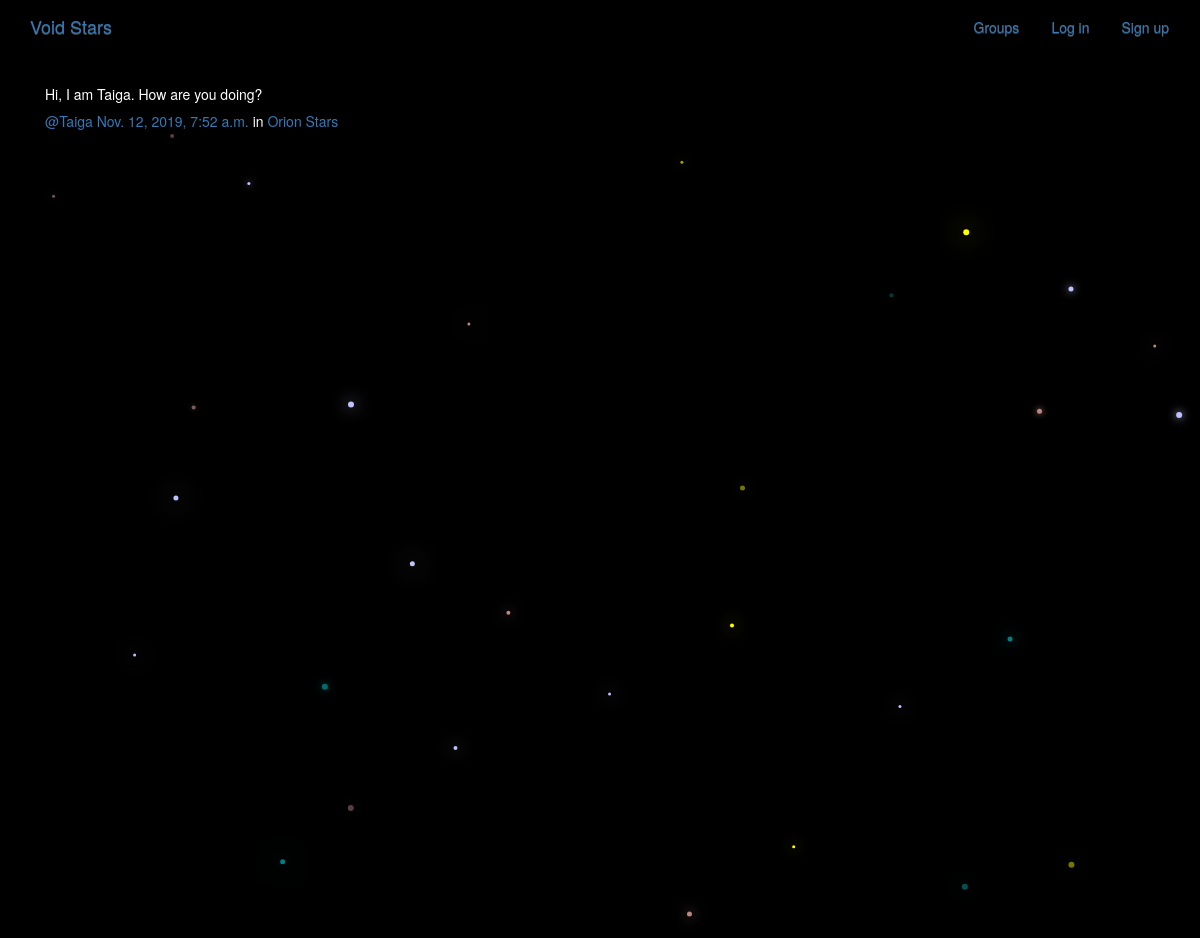
/posts/by/Taiga/1/, run on the app's committed database.
### posts/models.py (models this page shows, shortened)
class Post(models.Model):
	user = models.ForeignKey(User,related_name='posts',
    on_delete=models.CASCADE)
	created_at = models.DateTimeField(auto_now=True)
	message = models.TextField()
	message_html = models.TextField(editable=False)
	group = models.ForeignKey(Group,related_name='posts',null=True,blank=True,
    on_delete=models.CASCADE)
	class Meta:
		ordering = ['-created_at']
		unique_together = ['user','message']

### groups/models.py (models this page shows, shortened)
class Group(models.Model):
    name = models.CharField(max_length=255, unique=True)
    slug = models.SlugField(allow_unicode=True, unique=True)
    description = models.TextField(blank=True, default='')
    description_html = models.TextField(editable=False, default='', blank=True)
    members = models.ManyToManyField(User,through="GroupMember")
    class Meta:
        ordering = ["name"]

### posts/views.py (the view)
# urls.py: url(r"by/(?P<username>[-\w]+)/(?P<pk>\d+)/$",views.PostDetail.as_view(),name="single"),
class PostDetail(SelectRelatedMixin,generic.DetailView):
	model = models.Post
	select_related = ('user','group')
	def get_queryset(self):
		queryset = super().get_queryset()
		return queryset.filter(user__username__iexact=self.kwargs.get('username'))

### posts/templates/posts/post_detail.html
{% extends "posts/post_base.html" %}
{% block post_content %}
<div class="col-md-8">
	{% include "posts/_post.html" %}
</div>
{% endblock %}

### posts/templates/posts/_post.html (shortened to what this page needs)
<div class="post media">
	<p>{{post.message_html|safe}}</p>
	<div class="media-body">
		<h5 class="media-heading">
			<span class="username">
				<a href="{% url 'posts:for_user' username=post.user.username %}">@{{post.user.username}}</a>
			</span>
			<time class="time">
				<a href="{% url 'posts:single' username=post.user.username pk=post.pk %}">{{post.created_at}}</a>
			</time>
			{% if post.group %}
			<span class="group-name">in <a href="#">{{ post.group.name }}</a></span>
			{% endif %}
		</h5>
	</div>
</div>

### static/voidstar/css/master.css (style rules this page uses)
body { margin: 0; overflow: hidden; background-color: black; color:white; }

### data on the page
Post: message_html "Hi, I am Taiga. How are you doing?", user.username "Taiga", created_at "Nov. 12, 2019, 7:52 a.m.", group.name "Orion Stars"
